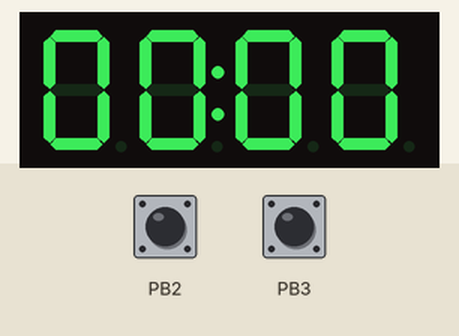
This sketch was run on a simulated ATtiny85, built with avr-gcc and run on an emulated ATtiny85. Shown: 4-digit seven-segment display. Inputs (shaded band) come from the test bench; at power-on: PB2 HIGH, PB3 HIGH.

Above: at 1.2 s.
1.3 s: PB2 pulled LOW for 0.15 s
At 3.1 s:
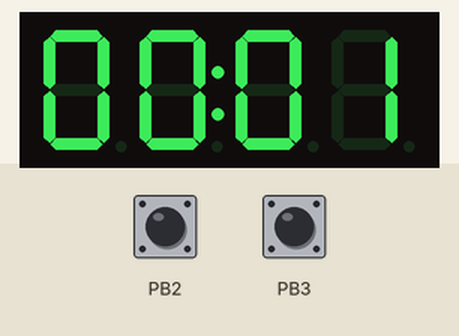
4.4 s: PB3 pulled LOW for 0.15 s
At 5.6 s:
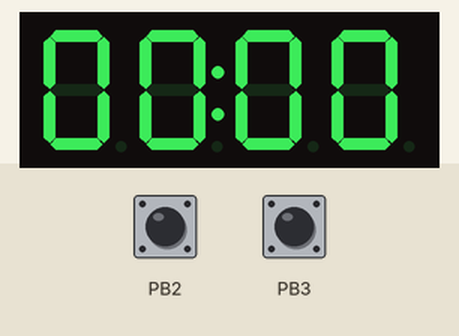
6.0 s: PB2 pulled LOW for 1 s
At 8.8 s:
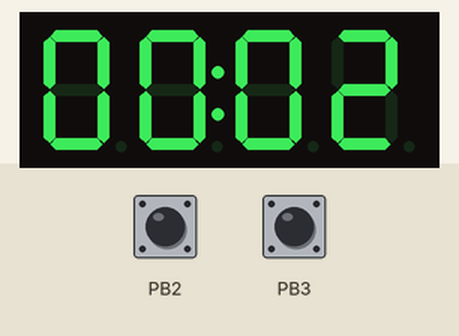
Timing chart, 0 to 10.3 s (numbered marks = the images above; inputs shaded):
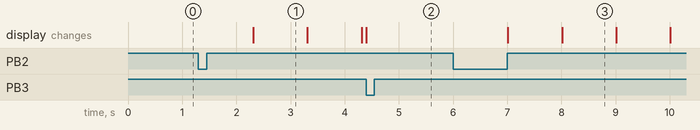

The sketch:

Proyecto_ADC2_reloj.ino
```cpp
#include <Wire.h> // Enable this line if using Arduino Uno, Mega, etc.

#include "Adafruit_LEDBackpack.h"
#include "Adafruit_GFX.h"
#include <Time.h>

int count =0;

Adafruit_7segment matrix = Adafruit_7segment();

void setup() {
#ifndef __AVR_ATtiny85__
  Serial.begin(9600);
  Serial.println("7 Segment Backpack Test");
#endif
  matrix.begin(0x70);
  setTime(0,0,0,1,1,2001);
  matrix.writeDigitNum(0, 0, false);
  matrix.writeDigitNum(1, 0, false);
  matrix.drawColon(true);
  matrix.writeDigitNum(3, 0, false);
  matrix.writeDigitNum(4, 0, false);
  matrix.writeDisplay();
  pinMode(2,INPUT_PULLUP);
  pinMode(3,INPUT_PULLUP);
  Serial.begin(9600);
}

void loop() {

  // method #2 - draw each digit
  while(count==0){
    count+=digitalRead(2)==LOW;
    setTime(0,0,0,1,1,2001);
  }
  matrix.writeDigitNum(0, 0, false);
  matrix.writeDigitNum(1, minute(), false);
  matrix.drawColon(true);
  matrix.writeDigitNum(3, second()/10 , false);
  matrix.writeDigitNum(4, second()%10, false);
  matrix.writeDisplay();
  count+=digitalRead(2)==LOW;
  if((digitalRead(3)==LOW) ||minute()==2){
    count=0;
    matrix.writeDigitNum(0, 0, false);
    matrix.writeDigitNum(1, 0, false);
    matrix.drawColon(true);
    matrix.writeDigitNum(3, 0 , false);
    matrix.writeDigitNum(4, 0, false);
    matrix.writeDisplay();
    delay(500);
  }
}
```

Measured:
- after the input at 1.3 s, the display: changes after 1.0 s (image 1)
- after the input at 4.4 s, the display: changes at once (image 2)
- after the input at 6.0 s, the display: first changes after 1.0 s (image 3 shows a later state)
- what the display in image 1 shows lasts 1.0 s, from 2.3 s to 3.3 s
